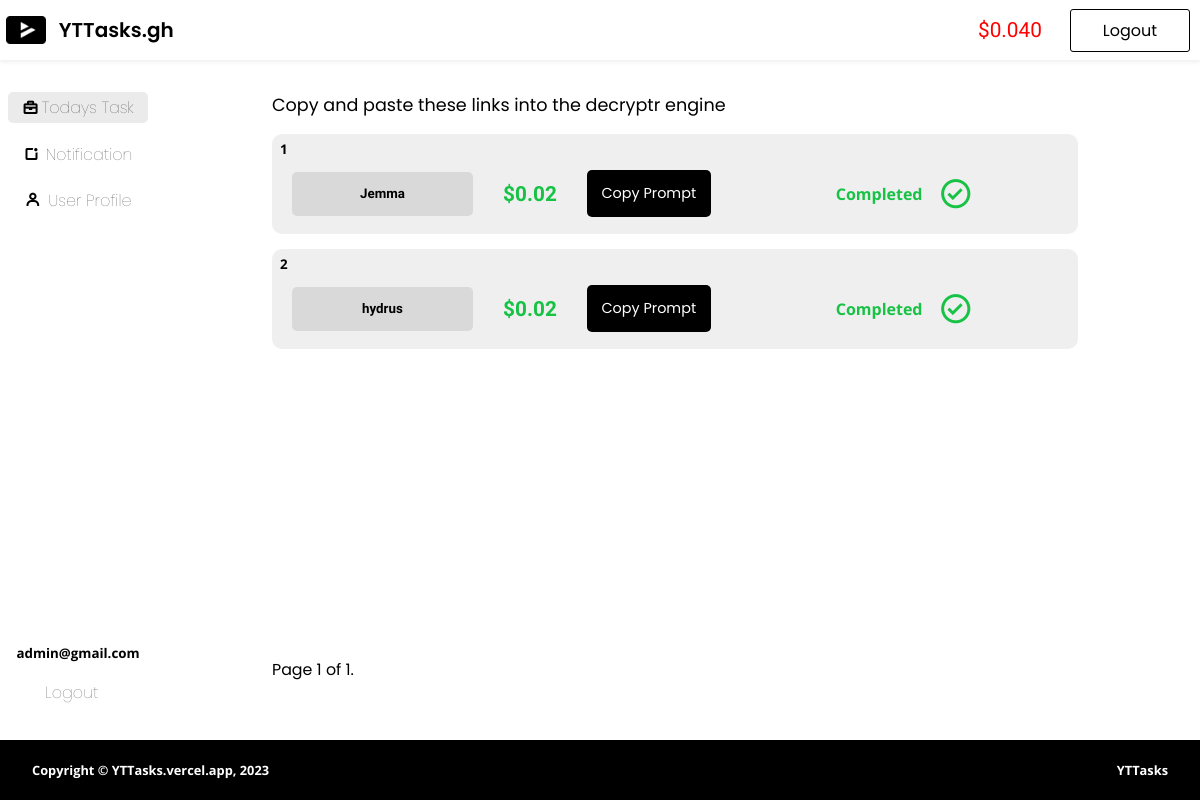
/dashboard/dashboard/ (signed in), run on the app's committed database.
### accounts/models.py (models this page shows, shortened)
class YTTasker_payout(models.Model):
    tasker = models.ForeignKey(User, on_delete=models.CASCADE)
    payout = models.FloatField()

class User(AbstractBaseUser, PermissionsMixin):
    username = None
    email = models.EmailField('Email', unique=True)
    last_login = models.DateTimeField(verbose_name='last login', auto_now=True)
    is_active = models.BooleanField(default=True)  # Add the is_active field
    is_staff = models.BooleanField(default=False)
    USERNAME_FIELD = 'email'
    REQUIRED_FIELDS = []  # Add any required fields here (e.g., first_name, last_name)
    objects = UserManager()

### dashboard/models.py (models this page shows, shortened)
class Task(models.Model):
    prompt = models.CharField(max_length=500)
    point = models.FloatField(default=0.02)
    secret_code = models.CharField(max_length=50)

class YTTasker_task(models.Model):
    tasker = models.ForeignKey(User, on_delete=models.CASCADE)
    task = models.ForeignKey(Task, on_delete=models.CASCADE)
    completed = models.BooleanField(default=False)

### dashboard/views.py (the view)
# urls.py: path("dashboard/", include("dashboard.urls")),
@login_required(login_url="accounts:login_yttasker")
def dashboard(request):
    yttasker_tasks = YTTasker_task.objects.filter(tasker=request.user)
    task_points = yttasker_tasks.filter(completed=True).values_list('task__point', flat=True)
    point_sum = sum(point for point in task_points if point is not None)
    yttasker_payout = YTTasker_payout.objects.filter(tasker__email=request.user).exists()
    if yttasker_payout is False:
        YTTasker_payout.objects.create(tasker=request.user, payout=point_sum)
    else:
        yttasker_payout_old = YTTasker_payout.objects.get(tasker=request.user)
        point_sum = yttasker_payout_old.payout + point_sum
        yttasker_payout_old.payout = point_sum
    paginator = Paginator(tasks, 10)  # Show 10 tasks per page
    page_number = request.GET.get('page')
    page_obj = paginator.get_page(page_number)
    return render(request, "dashboard/dashboard.html", {
        "page_obj": page_obj,
        "yttasker_tasks": yttasker_tasks,
        "point_sum": YTTasker_payout.objects.get(tasker__email=request.user).payout
    })

### dashboard/templates/dashboard/dashboard.html (shortened to what this page needs)
{% extends "dashboard/base.html" %}
{% load static %}
{% block custom-css %}
<link rel="stylesheet" href="{% static 'dashboard/dashboard.css' %}">
{% endblock custom-css %}
{% block payout %}
<div class="payout">
    <small><span>${{point_sum |floatformat:"3"}}</span></small>
</div>
{% endblock payout %}
{% block content %}
<div class="main">
    <div class="sidemenu">
        <li class="active"><a href="#"><i class="bx bx-briefcase"></i>Todays Task</a></li>
        <li><a href="{% url 'dashboard:notification' %}"><i class="bx bx-notification"></i>Notification</a></li>
        <li><a href="{% url 'dashboard:user_profile' %}"><i class="bx bx-user"></i>User Profile</a></li>
        <div class="extra-menu">
            <small><b>{{request.user.email}}</b></small>
            <li><a href="{% url 'accounts:logout_yttasker' %}">Logout</a></li>
        </div>
    </div>
    <div class="main-content">
        <span>Copy and paste these links into the decryptr engine</span>
        <div class="card-container">
            {% for task in page_obj  %}
            <div class="card">
                <div class="card-num">
                    <small>{{forloop.counter}}</small>
                </div>
                <div class="card-content">
                    <div class="first">
                        <input type="text" value="{{task.prompt}}" id="prompt_{{forloop.counter}}" placeholder="{{task.prompt}}">
                        <div class="points">
                            <b>${{task.point}}</b>
                        </div>
                        <button href="{{task.link}}" class="btn prompt-btn" onclick="copyPrompt('prompt_{{forloop.counter}}'); return false;">Copy Prompt</button>
                    </div>
                    <div class="action">
                        {% for yttasker_task in yttasker_tasks %}
                                {% if yttasker_task.completed is True and task.prompt == yttasker_task.task.prompt %}
                                <div class="completed">
                                    <small>Completed</small>
                                    <i class="bx bx-check-circle"></i>
                                </div>
                                {% endif %}
                        {% endfor %}
                    </div>
                </div>
            </div>
            {% endfor %}
        </div>
        <div class="pagination">
            <span class="step-links">
                <span class="current">
                    Page {{ page_obj.number }} of {{ page_obj.paginator.num_pages }}.
                </span>
            </span>
        </div>
    </div>
</div>
{% endblock content %}

### dashboard/static/dashboard/style.css (style rules this page uses)
body { width: 100%; height: 100vh; box-sizing: border-box; padding: 0; margin: 0; }
.payout { padding: 1rem .5rem; font-size: 1rem; font-family: "Ubuntu"; }
.payout span { color: red; font-size: 1.3rem; }

### dashboard/static/dashboard/base.css (style rules this page uses)
.sidemenu { width: 13%; height: 100%; display: flex; flex-direction: column; align-items: center; gap: 15px; padding: 2rem 0; box-sizing: border-box; }
.sidemenu li { list-style: none; display: flex; width: 90%; padding: 0.2rem 0.8rem; align-items: center; box-sizing: border-box; }
.sidemenu li.active { background: rgba(211, 211, 211, 0.4588235294); border-radius: 5px; }
.sidemenu li a { width: 100%; display: flex; align-items: center; justify-content: space-around; text-decoration: none; color: rgba(0, 0, 0, 0.692); font-family: "Poppins"; font-weight: lighter; }
.sidemenu li a i.bx { color: black; font-weight: bold; }
.sidemenu .extra-menu { display: flex; flex-direction: column; height: 100%; justify-content: flex-end; font-family: "Open Sans"; box-sizing: border-box; gap: 15px; }

### dashboard/static/dashboard/dashboard.css (style rules this page uses)
.main { width: 100%; height: calc(100% - 120px); box-sizing: border-box; display: flex; justify-content: space-between; }
.main .main-content { width: 80%; height: 100%; padding: 2rem; gap: 15px; box-sizing: border-box; }
.main .main-content span { font-weight: normal; font-size: 1.1em; font-family: "Poppins"; }
.main .main-content .card-container { width: 90%; height: 85%; box-sizing: border-box; display: flex; flex-direction: column; overflow-y: scroll; gap: 15px; padding: 1rem 0rem; }
.main .main-content .card-container .card { width: 100%; border-radius: 10px; display: flex; height: 100px; background-color: rgba(211, 211, 211, 0.3647058824); box-sizing: border-box; position: relative; transition: all 4s ease; flex-direction: column; font-family: "Open Sans"; }
.main .main-content .card-container .card .card-num { width: 100%; box-sizing: border-box; padding: .2rem .5rem; font-weight: bold; }
.main .main-content .card-container .card .card-content { width: 100%; box-sizing: border-box; display: flex; flex-direction: row; }
.main .main-content .card-container .card .card-content .first { width: 60%; display: flex; padding: .5rem; align-items: center; justify-content: space-around; }
.main .main-content .card-container .card .card-content .first .points { width: 15%; display: flex; justify-content: center; font-size: 1.3em; font-weight: bolder; font-family: "Ubuntu"; color: #17C245; align-items: center; }
.main .main-content .card-container .card .card-content .first input { width: 40%; border: none; border-radius: 5px; background-color: #d3d3d3bb; height: 90%; text-align: center; font-weight: bold; font-family: "Ubuntu"; }
.main .main-content .card-container .card .card-content .action { width: 45%; display: flex; align-items: center; justify-content: space-around; padding: 0 .5rem; }
.main .main-content .card-container .card .card-content .btn { text-decoration: none; padding: 0.8rem 0.9rem; background-color: black; color: white; font-family: "Poppins"; border-radius: 5px; display: flex; font-size: 0.9em; align-items: center; white-space: nowrap; border: none; cursor: pointer; width: fit-content; justify-content: space-around; }
.main .main-content .card-container .card .card-content .action .completed { width: 50%; height: 100%; display: flex; flex-direction: row; box-sizing: border-box; align-items: center; justify-content: space-around; padding: .4rem; }
.main .main-content .card-container .card .card-content .action .completed i.bx { color: #17C245; font-size: 35px; }
.main .main-content .card-container .card .card-content .action .completed small { font-weight: bolder; font-family: "Open Sans"; font-size: 1em; color: #17C245; }
.main .main-content .pagination { box-sizing: border-box; width: 90%; height: 9%; display: flex; align-items: center; }
.main .main-content .pagination .current { font-size: .9em; }

### data on the page
YTTasker_payout: payout "0.040"
User: user.email "admin@gmail.com"
Task: prompt "Jemma", point "0.02"
YTTasker_task: completed "Completed"
Task: prompt "hydrus", point "0.02"
YTTasker_task: completed "Completed"

### other printed values
{{ page_obj.number }} "1"
{{ page_obj.paginator.num_pages }} "1"
